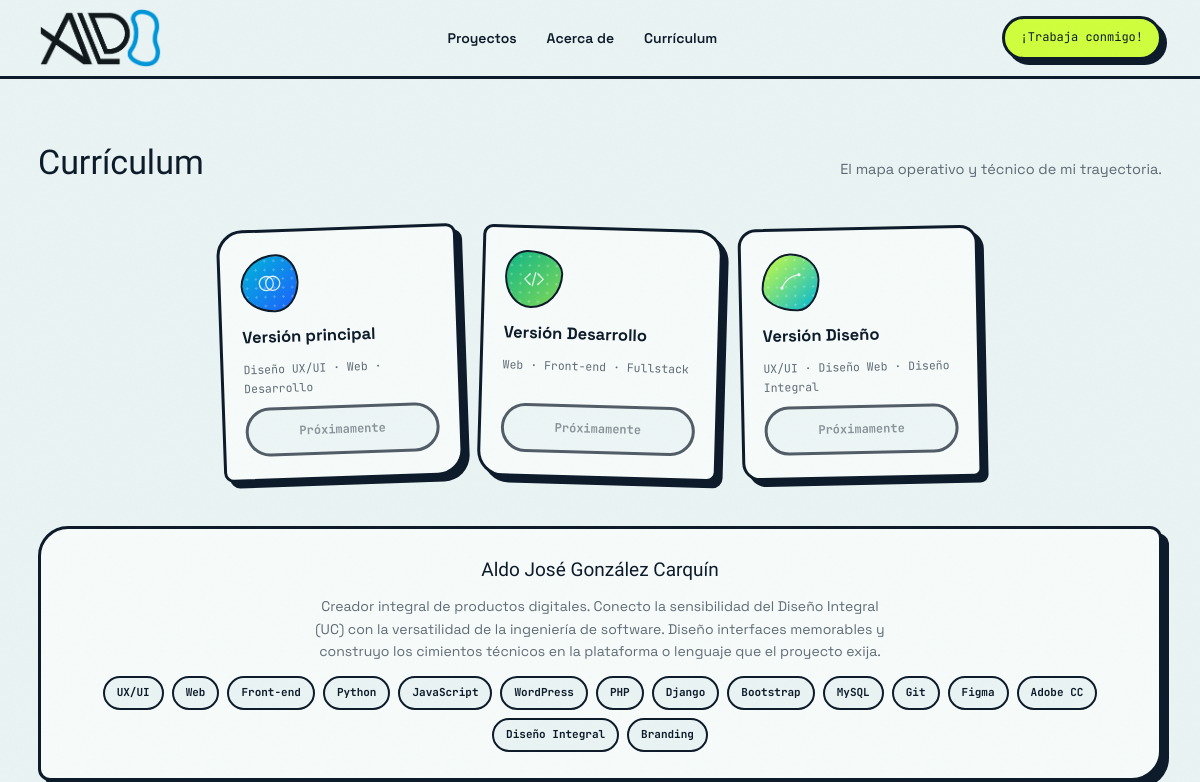
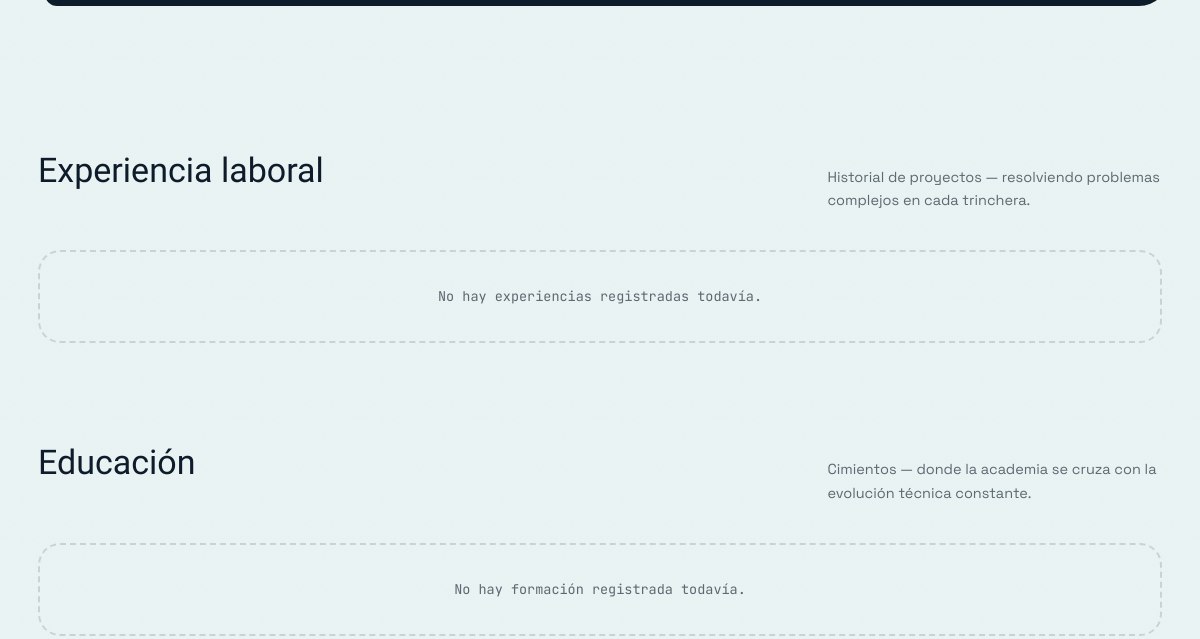
The app's page /curriculum/ (upper part), older data (2 pictures, top to bottom).
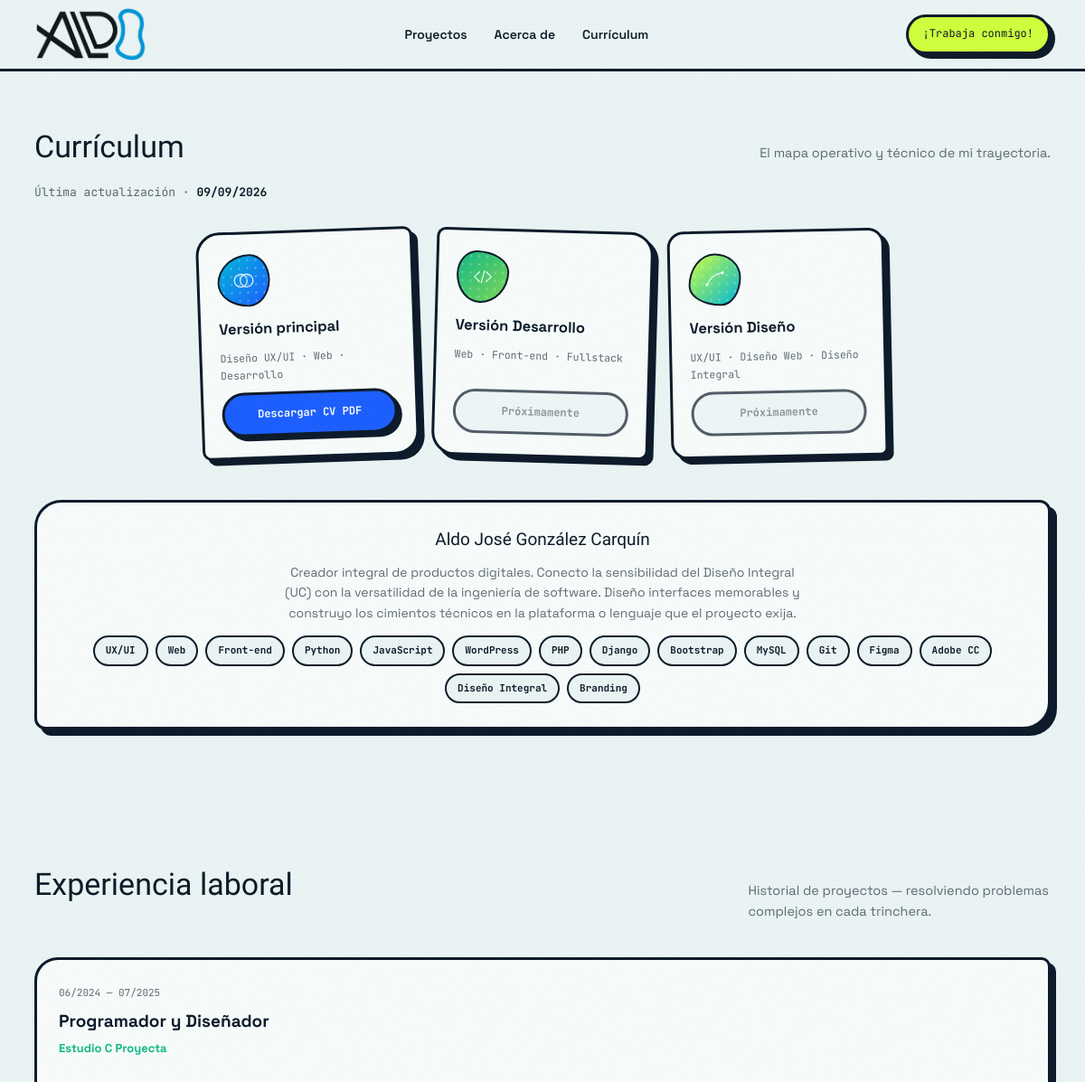
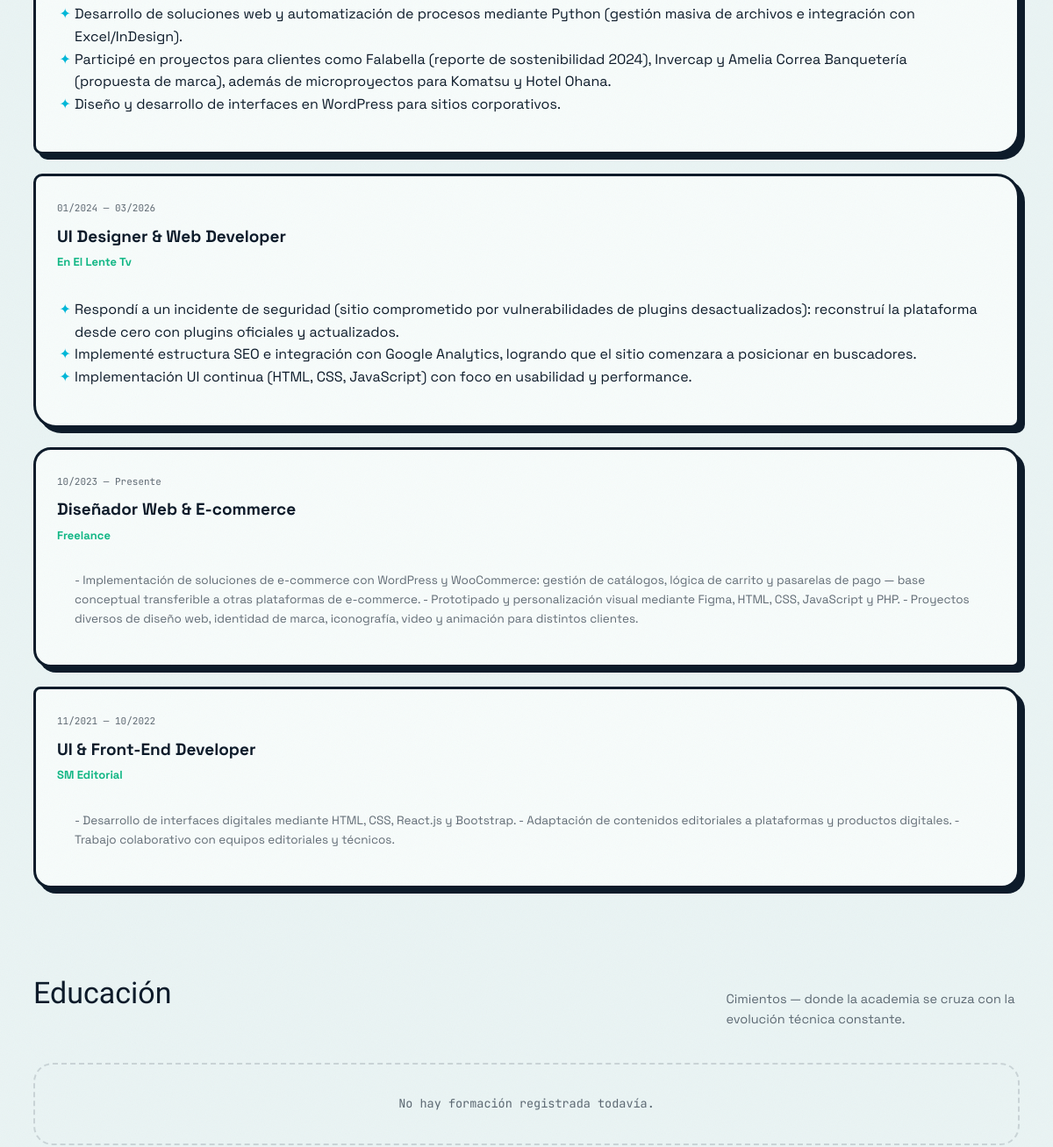
The same page, newer data (2 pictures, top to bottom).
### core/models.py (models this page shows, shortened)
class DocumentoCV(models.Model):
    titulo = models.CharField(max_length=100, default="Curriculum Vitae")
    archivo = models.FileField(upload_to='cvs/')
    fecha_subida = models.DateTimeField(auto_now_add=True)
    class Meta:
        ordering = ['-fecha_subida']

class Experiencia(models.Model):
    puesto = models.CharField(max_length=150)
    empresa = models.CharField(max_length=150)
    fecha_inicio = models.DateField()
    fecha_fin = models.DateField(blank=True, null=True, help_text="Dejar en blanco si es trabajo actual")
    descripcion = CKEditor5Field('Descripción', config_name='default')
    orden = models.PositiveIntegerField(default=0)
    class Meta:
        ordering = ['-fecha_inicio', 'orden']

### core/views.py (the view)
# urls.py: path('curriculum/', views.curriculum, name='curriculum'),
def curriculum(request):
    ultimo_cv = DocumentoCV.objects.first()
    ultimo_cv_dev = CVDev.objects.first()      # Consulta directa a CVDev
    ultimo_cv_uxui = CVUXUI.objects.first()    # Consulta directa a CVUXUI
    experiencias = Experiencia.objects.all()
    formaciones = Formacion.objects.all()
    habilidades = Habilidad.objects.all()
    certificaciones = Certificacion.objects.all()
    context = {
        'ultimo_cv': ultimo_cv,
        'ultimo_cv_dev': ultimo_cv_dev,
        'ultimo_cv_uxui': ultimo_cv_uxui,
        'experiencias': experiencias,
        'formaciones': formaciones,
        'habilidades_grupos': agrupar_habilidades(),
        'certificaciones': certificaciones,
    }
    return render(request, 'core/curriculum.html', context)

### core/views.py (called while the page is built)
def agrupar_habilidades():
    todas = Habilidad.objects.all().order_by('orden')
    grupos = []
    opciones = Habilidad._meta.get_field('categoria').choices
    for valor, etiqueta in opciones:
        items = [h for h in todas if h.categoria == valor]
        if items:
            grupos.append({'clave': valor, 'etiqueta': etiqueta, 'items': items})
    return grupos

### core/templates/core/curriculum.html (shortened to what this page needs)
{% extends "base.html" %}
{% block content %}
  <section class="section" style="padding-top:56px;">
    <div class="section-head">
      <h2>Currículum</h2>
      <p>El mapa operativo y técnico de mi trayectoria.</p>
    </div>
    {% if ultimo_cv %}
      <p class="mono cv-meta">Última actualización · <b>{{ ultimo_cv.fecha_subida|date:"d/m/Y" }}</b></p>
    {% endif %}
    <div class="cv-downloads">
  <div class="cv-option">
    <div class="cv-icon">
      <svg viewBox="0 0 48 48" fill="none"><circle cx="18" cy="24" r="13" stroke="var(--paper-2)" stroke-width="2.4" opacity=".9"/><circle cx="30" cy="24" r="13" stroke="var(--paper-2)" stroke-width="2.4" opacity=".9"/></svg>
    </div>
    <h4>Versión principal</h4>
    <span class="cv-option-tags">Diseño UX/UI · Web · Desarrollo</span>
    {% if ultimo_cv %}
      <a href="{{ ultimo_cv.archivo.url }}" target="_blank" class="btn btn-primary">Descargar CV PDF</a>
    {% else %}
      <span class="btn is-disabled">Próximamente</span>
    {% endif %}
  </div>
  <div class="cv-option">
    <div class="cv-icon">
      <svg viewBox="0 0 48 48" fill="none"><path d="M17 14L7 24l10 10M31 14l10 10-10 10M27 12l-6 24" stroke="var(--paper-2)" stroke-width="2.4" stroke-linecap="round" stroke-linejoin="round" opacity=".9"/></svg>
    </div>
    <h4>Versión Desarrollo</h4>
    <span class="cv-option-tags">Web · Front-end · Fullstack</span>
    {% if ultimo_cv_dev %}
      <a href="{{ ultimo_cv_dev.archivo.url }}" target="_blank" class="btn btn-primary">Descargar CV Desarrollo</a>
    {% else %}
      <span class="btn is-disabled">Próximamente</span>
    {% endif %}
  </div>
  <div class="cv-option">
    <div class="cv-icon">
      <svg viewBox="0 0 48 48" fill="none"><path d="M8 34C14 20 24 12 40 10" stroke="var(--paper-2)" stroke-width="2.4" stroke-linecap="round" opacity=".9"/><circle cx="8" cy="34" r="3" fill="var(--paper-2)" opacity=".9"/><circle cx="40" cy="10" r="3" fill="var(--paper-2)" opacity=".9"/></svg>
    </div>
    <h4>Versión Diseño</h4>
    <span class="cv-option-tags">UX/UI · Diseño Web · Diseño Integral</span>
    {% if ultimo_cv_uxui %}
      <a href="{{ ultimo_cv_uxui.archivo.url }}" target="_blank" class="btn btn-primary">Descargar CV Diseño</a>
    {% else %}
      <span class="btn is-disabled">Próximamente</span>
    {% endif %}
  </div>
</div>
    <div class="pro-summary">
      <h3>Aldo José González Carquín</h3>
      <p>Creador integral de productos digitales. Conecto la sensibilidad del Diseño Integral (UC) con la versatilidad de la ingeniería de software. Diseño interfaces memorables y construyo los cimientos técnicos en la plataforma o lenguaje que el proyecto exija.</p>
      <div class="tag-row">
        <span class="tag-pill">UX/UI</span>
        <span class="tag-pill">Web</span>
        <span class="tag-pill">Front-end</span>
        <span class="tag-pill">Python</span>
        <span class="tag-pill">JavaScript</span>
        <span class="tag-pill">WordPress</span>
        <span class="tag-pill">PHP</span>
        <span class="tag-pill">Django</span>
        <span class="tag-pill">Bootstrap</span>
        <span class="tag-pill">MySQL</span>
        <span class="tag-pill">Git</span>
        <span class="tag-pill">Figma</span>
        <span class="tag-pill">Adobe CC</span>
        <span class="tag-pill">Diseño Integral</span>
        <span class="tag-pill">Branding</span>
      </div>
    </div>
  </section>
  <section class="section" id="experiencia">
    <div class="section-head">
      <h2>Experiencia laboral</h2>
      <p>Historial de proyectos — resolviendo problemas complejos en cada trinchera.</p>
    </div>
    <div class="timeline">
      {% for exp in experiencias %}
        <div class="exp-card">
          <span class="exp-date mono">{{ exp.fecha_inicio|date:"m/Y" }} — {% if exp.fecha_fin %}{{ exp.fecha_fin|date:"m/Y" }}{% else %}Presente{% endif %}</span>
          <h3>{{ exp.puesto }}</h3>
          <span class="exp-empresa">{{ exp.empresa }}</span>
          <div class="parrafo">
          <p class="exp-descripcion">{{ exp.descripcion | safe}}</p>
          </div>
        </div>
      {% empty %}
        <div class="empty-note mono">No hay experiencias registradas todavía.</div>
      {% endfor %}
    </div>
  </section>
  <section class="section" id="educacion">
    <div class="section-head">
      <h2>Educación</h2>
      <p>Cimientos — donde la academia se cruza con la evolución técnica constante.</p>
    </div>
    <div class="timeline">
      {% for f in formaciones %}
        <div class="exp-card">
          <span class="exp-date mono">{{ f.fecha_inicio|date:"m/Y" }} — {% if f.fecha_fin %}{{ f.fecha_fin|date:"m/Y" }}{% else %}Presente{% endif %}{% if f.ubicacion %} · {{ f.ubicacion }}{% endif %}</span>
          <h3>{{ f.titulo }}</h3>
          <span class="exp-empresa">{{ f.institucion }}</span>
          {% if f.descripcion %}<p>{{ f.descripcion | safe }}</p>{% endif %}
        </div>
      {% empty %}
        <div class="empty-note mono">No hay formación registrada todavía.</div>
      {% endfor %}
    </div>
  </section>
{% endblock %}

### core/templates/base.html (shortened to what this page needs)
{% load static %}
<!DOCTYPE html>
<html lang="es">
<head>
<link rel="stylesheet" href="{% static 'css/style.css' %}">
</head>
<body>
<header>
  <nav class="wrap">
    <a href="{% url 'home' %}"><img class="logo-img" src="{% static 'media/icons/logo.png' %}" alt="Aldo Carquín"></a>
    <div class="navlinks">
      <a href="{% url 'home' %}#proyectos">Proyectos</a>
      <a href="{% url 'home' %}#sobre-mi">Acerca de</a>
      <a href="{% url 'curriculum' %}">Currículum</a>
    </div>
    <a href="{% url 'contacto' %}" class="stamp nav-cta">¡Trabaja conmigo!</a>
  </nav>
</header>
<main class="wrap" style="overflow:visible;">
  {% block content %}{% endblock %}
</main>
</body>
</html>

Row changes from the older to the newer data that the page shows:
added DocumentoCV: fecha_subida "09/09/2026"
added Experiencia: fecha_inicio "06/2024", fecha_fin "07/2025", puesto "Programador y Diseñador", empresa "Estudio C Proyecta", descripcion "Desarrollo de soluciones web y automatización de procesos mediante Python (gestión masiva de archivos e integración con Excel/InDesign). Participé en proyectos para clientes como Falabella (reporte de sostenibilidad 2024), Invercap y Amelia Correa Banquetería (propuesta de marca), además de microproyectos para Komatsu y Hotel Ohana. Diseño y desarrollo de interfaces en WordPress para sitios corporativos."
added Experiencia: fecha_inicio "01/2024", fecha_fin "03/2026", puesto "UI Designer & Web Developer", empresa "En El Lente Tv", descripcion "Respondí a un incidente de seguridad (sitio comprometido por vulnerabilidades de plugins desactualizados): reconstruí la plataforma desde cero con plugins oficiales y actualizados. Implementé estructura SEO e integración con Google Analytics, logrando que el sitio comenzara a posicionar en buscadores. Implementación UI continua (HTML, CSS, JavaScript) con foco en usabilidad y performance."
added Experiencia: fecha_inicio "10/2023", shows "Presente", puesto "Diseñador Web & E-commerce", empresa "Freelance", descripcion "- Implementación de soluciones de e-commerce con WordPress y WooCommerce: gestión de catálogos, lógica de carrito y pasarelas de pago — base conceptual transferible a otras plataformas de e-commerce. - Prototipado y personalización visual mediante Figma, HTML, CSS, JavaScript y PHP. - Proyectos diversos de diseño web, identidad de marca, iconografía, video y animación para distintos clientes."
added Experiencia: fecha_inicio "11/2021", fecha_fin "10/2022", puesto "UI & Front-End Developer", empresa "SM Editorial", descripcion "- Desarrollo de interfaces digitales mediante HTML, CSS, React.js y Bootstrap. - Adaptación de contenidos editoriales a plataformas y productos digitales. - Trabajo colaborativo con equipos editoriales y técnicos."
Text that changed along with them:
text no longer shown: "Próximamente No hay experiencias registradas todavía."
text now shown: "Última actualización · Descargar CV PDF"
